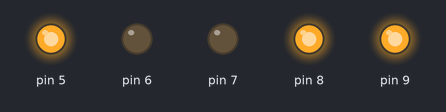
The sketch below on a simulated Arduino Uno, built with avr-gcc and run on an emulated ATmega328P. Shown: output pins drawn as LEDs (lit = HIGH).

Above: at 5.0 s.
At 15.0 s:
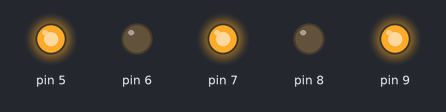
At 25.0 s:
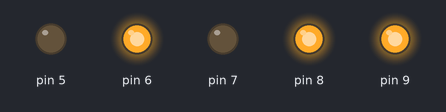
At 35.0 s:
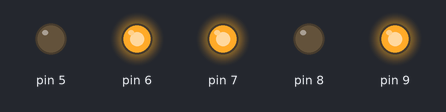
Timing chart, 0 to 52.0 s (numbered marks = the images above):
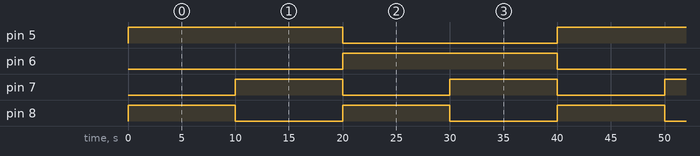

Measured:
- by itself, pin 5, pin 6: alternates HIGH for 20.0 s and LOW for 20.0 s
- by itself, pin 7, pin 8: alternates HIGH for 10.0 s and LOW for 10.0 s
- by itself, everything shown: repeats every 40.0 s, in 4 steps

The sketch:

CleanerBot.ino
```cpp
//test code to check components and motors
// pin 5,6 motor1 , 7,8 motor 2
void setup()
{
 pinMode(5,OUTPUT);
 pinMode(6,OUTPUT);
 pinMode(7,OUTPUT);
 pinMode(8,OUTPUT);
 pinMode(9,OUTPUT);

 digitalWrite(9,1);
}

void loop()
{
  digitalWrite(5,1);
  digitalWrite(6,0);
  digitalWrite(7,0);
  digitalWrite(8,1);
  delay(10000);
  digitalWrite(5,1);
  digitalWrite(6,0);
  digitalWrite(7,1);
  digitalWrite(8,0);
  delay(10000);
  digitalWrite(5,0);
  digitalWrite(6,1);
  digitalWrite(7,0);
  digitalWrite(8,1);
  delay(10000);
  digitalWrite(5,0);
  digitalWrite(6,1);
  digitalWrite(7,1);
  digitalWrite(8,0);
  delay(10000);

}
```
